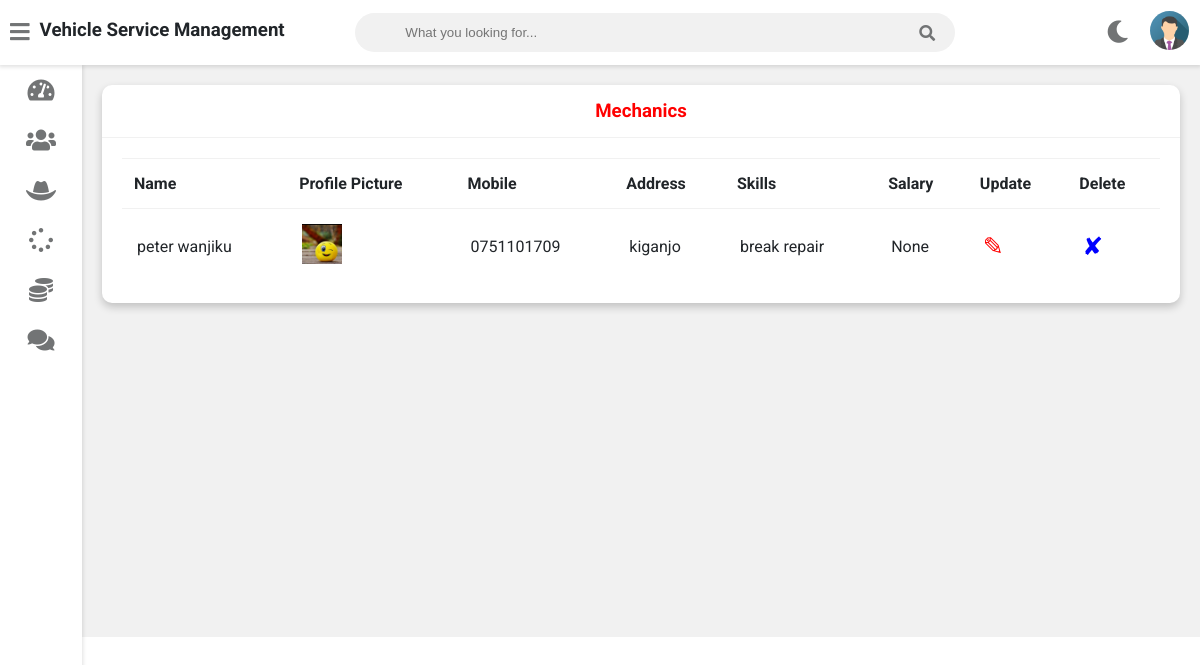
Page /admin-view-mechanic (signed in) on the committed database.
### vehicle/models.py (models this page shows, shortened)
class Mechanic(models.Model):
    user=models.OneToOneField(User,on_delete=models.CASCADE)
    profile_pic= models.ImageField(upload_to='profile_pic/MechanicProfilePic/',null=True,blank=True)
    address = models.CharField(max_length=40)
    mobile = models.CharField(max_length=20,null=False)
    skill = models.CharField(max_length=500,null=True)
    salary=models.PositiveIntegerField(null=True)
    status=models.BooleanField(default=False)
    @property
    def get_name(self):
        return self.user.first_name+" "+self.user.last_name

### vehicle/views.py (the view)
# urls.py: path('admin-view-mechanic',views.admin_view_mechanic_view,name='admin-view-mechanic'),
@login_required(login_url='adminlogin')
def admin_view_mechanic_view(request):
    mechanics=models.Mechanic.objects.all()
    return render(request,'vehicle/admin_view_mechanic.html',{'mechanics':mechanics})

### vehicle/templates/vehicle/admin_view_mechanic.html
{% extends 'vehicle/adminbase.html' %}
{% block content %}
{% load static %}
	<div class="wrapper">
		<div class="row">
			<div class="col-12 col-m-12 col-sm-12">
				<div class="card">
					<div class="card-header">
						<h3 style="color:red; text-align:center" >Mechanics
						</h3>
					</div>
					<div class="card-content">
						<table>
							<thead>
                <tr>
                  <th>Name</th>
                  <th>Profile Picture</th>
                  <th>Mobile</th>
                  <th>Address</th>
                  <th>Skills</th>
                  <th>Salary</th>
                  <th>Update</th>
                  <th>Delete</th>
                </tr>
							</thead>
							<tbody>
              {% for m in mechanics %}
                <tr>
                  <td> {{m.get_name}}</td>
                  <td> <img src="{% static m.profile_pic.url %}" alt="Profile Pic" height="40px" width="40px" /></td>
                  <td>{{m.mobile}}</td>
                  <td>{{m.address}}</td>
                  <td>{{m.skill}}</td>
                  <td>{{m.salary}}</td>
                  <td><a  style="color:red; text-decoration:none;font-size:25px;" href="{% url 'update-mechanic' m.id  %}">&#9998;</a></td>
                  <td><a style="color:blue; text-decoration:none;font-size:25px;"href="{% url 'delete-mechanic' m.id  %}">&#10008;</a></td>
                </tr>
                {% endfor %}
							</tbody>
						</table>
					</div>
				</div>
			</div>
		</div>
<br><br><br><br><br><br><br><br><br><br><br><br><br><br><br><br>
	</div>
{% endblock content %}

### vehicle/templates/vehicle/adminbase.html (shortened to what this page needs)
<!DOCTYPE html>
{% load static %}
<html>
<head>
	<link rel="stylesheet" type="text/css" href="https://cdnjs.cloudflare.com/ajax/libs/Chart.js/2.9.3/Chart.min.css">
	<link rel="stylesheet" type="text/css" href="{% static "fontawesome-free/css/all.min.css" %}">
	<link rel="stylesheet" type="text/css" href="{% static "style.css" %}">
</head>
<body class="overlay-scrollbar">
	<div class="navbar">
		<ul class="navbar-nav">
			<li class="nav-item">
				<a class="nav-link">
					<i class="fas fa-bars" onclick="collapseSidebar()"></i>
				</a>
			</li>
			<li class="nav-item">
				<h3>Vehicle Service Management</h3>
			</li>
		</ul>
		<form class="navbar-search">
			<input type="text" name="Search" class="navbar-search-input" placeholder="What you looking for...">
			<i class="fas fa-search"></i>
		</form>
		<ul class="navbar-nav nav-right">
			<li class="nav-item mode">
				<a class="nav-link" href="#" onclick="switchTheme()">
					<i class="fas fa-moon dark-icon"></i>
				</a>
			</li>
			<li class="nav-item avt-wrapper">
				<div class="avt dropdown">
					<img src="{% static "images/admin.png" %} " alt="User image" class="dropdown-toggle" data-toggle="user-menu">
				</div>
			</li>
		</ul>
	</div>
	<div class="sidebar">
		<ul class="sidebar-nav">
			<li class="sidebar-nav-item">
				<a href="/admin-dashboard" class="sidebar-nav-link">
					<div>
						<i class="fas fa-tachometer-alt"></i>
					</div>
				</a>
			</li>
			<li class="sidebar-nav-item">
				<a href="/admin-customer" class="sidebar-nav-link">
					<div>
						<i class="fas fa-users"></i>
					</div>
				</a>
			</li>
			<li  class="sidebar-nav-item">
				<a href="/admin-mechanic" class="sidebar-nav-link">
					<div>
					<i class="fas fa-hat-cowboy"></i>
					</div>
				</a>
			</li>
			<li  class="sidebar-nav-item">
				<a href="/admin-request" class="sidebar-nav-link">
					<div>
						<i class="fas fa-spinner"></i>
					</div>
				</a>
			</li>
			<li  class="sidebar-nav-item">
				<a href="/admin-report" class="sidebar-nav-link">
					<div>
						<i class="fas fa-coins"></i>
					</div>
				</a>
			</li>
			<li  class="sidebar-nav-item">
				<a href="/admin-feedback" class="sidebar-nav-link">
					<div>
					<i class="fas fa-comments"></i>
					</div>
				</a>
			</li>
		</ul>
	</div>
<div>
	<div class="content">
		{% block content %}
		{% endblock content %}
	</div>
</div>
</body>
</html>

### rows in the picture
Mechanic: get_name "peter wanjiku", profile_pic (picture), mobile "0751101709", address "kiganjo", skill "break repair", salary "None"
